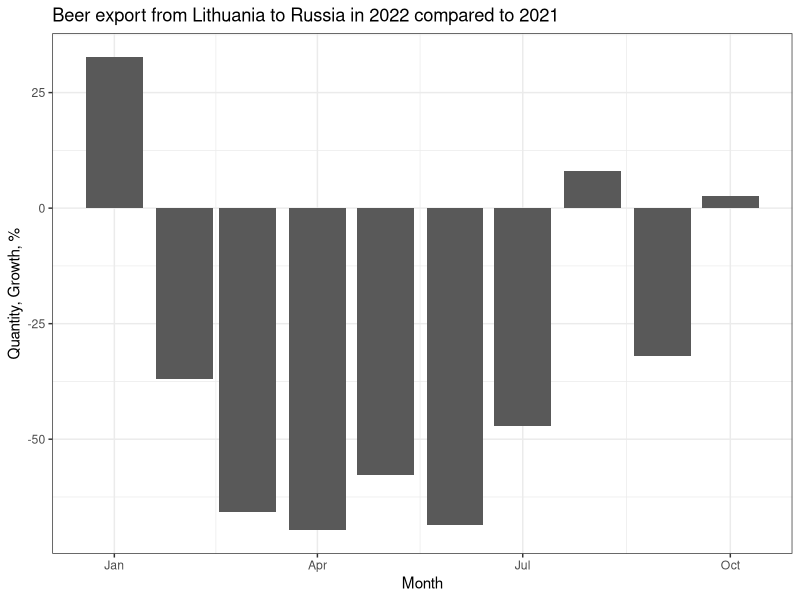
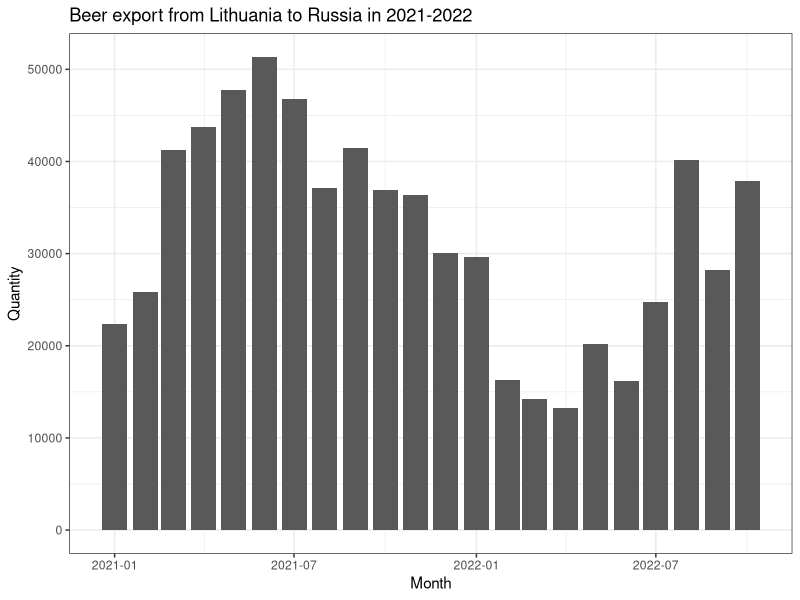
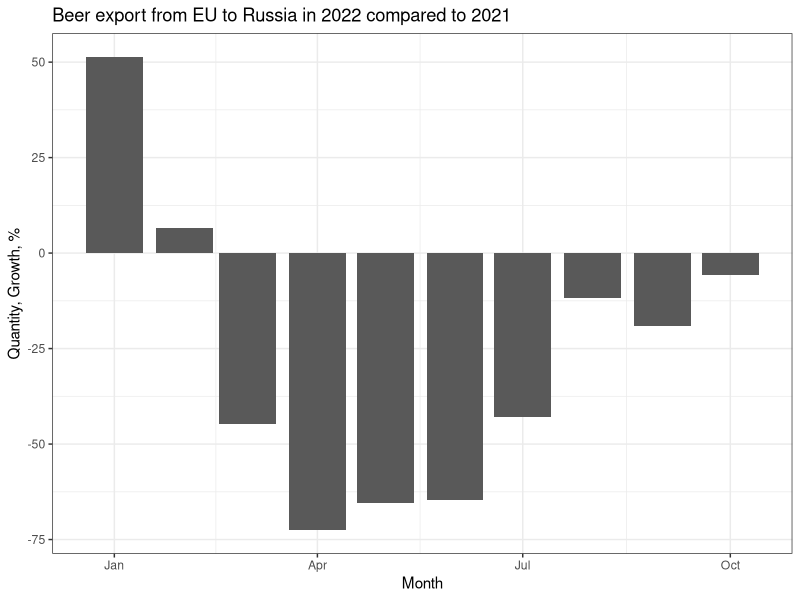
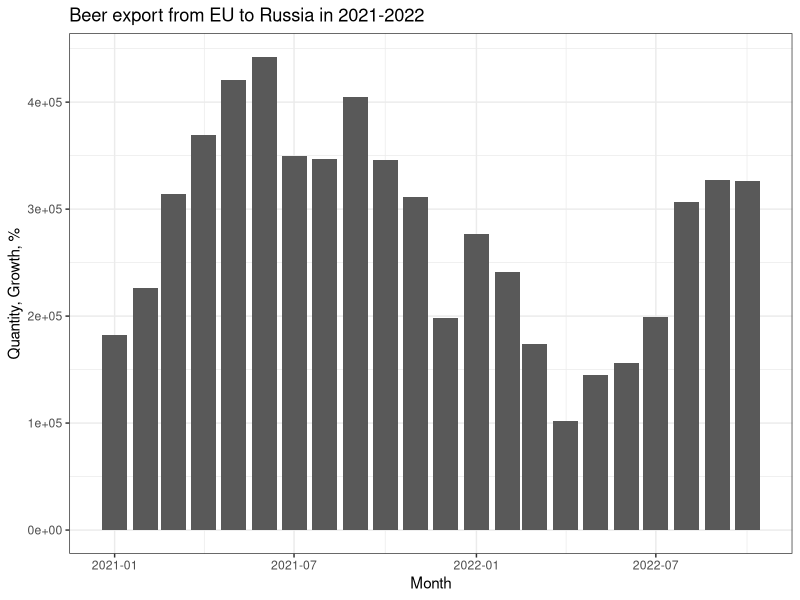

These charts were generated, in order, by the following R code:
## ---- chunk 1
library(readxl)
library(dplyr)
library(tidyr)
library(lubridate)
library(ggplot2)
bvol <- read_xlsx("xlsx/beer_volume.xlsx", sheet = 3, skip = 8)
bvol1 <- bvol %>%
  filter(!(TIME %in% c("FREQ (Labels)", "REPORTER (Labels)", "Special value", ":"))) %>%
  filter(!is.na(TIME)) %>%
  pivot_longer(cols = -TIME, names_to = "month", values_to = "quantity") %>%
  filter(grepl("-", month)) %>%
  mutate(month = ymd(paste(month, "01", sep = "-")), quantity = as.numeric(quantity)) %>%
  rename(country = TIME) %>%
  arrange(country, month) %>%
  group_by(country) %>%
  mutate(yoy = round(100 * (quantity / lag(quantity, 12) - 1), 2)) %>%
  ungroup()
## ---- chunk 2
ggplot(aes(x = month, y = yoy), data = bvol1 %>% filter(country == "Lithuania", month >= "2022-01-01")) +
  theme_bw() +
  geom_col() +
  labs(x = "Month", y = "Quantity, Growth, %", title = "Beer export from Lithuania to Russia in 2022 compared to 2021")
## ---- chunk 3
ggplot(aes(x = month, y = quantity), data = bvol1 %>% filter(country == "Lithuania")) +
  theme_bw() +
  geom_col() +
  labs(x = "Month", y = "Quantity", title = "Beer export from Lithuania to Russia in 2021-2022")
## ---- chunk 4
eu <- "European Union - 27 countries (AT, BE, BG, CY, CZ, DE, DK, EE, ES, FI, FR, GR, HR, HU, IE, IT, LT, LU, LV, MT, NL, PL, PT, RO, SE, SI, SK)"

ggplot(aes(x = month, y = yoy), data = bvol1 %>% filter(country == eu, month >= "2022-01-01")) +
  theme_bw() +
  geom_col() +
  labs(x = "Month", y = "Quantity, Growth, %", title = "Beer export from EU to Russia in 2022 compared to 2021")
## ---- chunk 5

ggplot(aes(x = month, y = quantity), data = bvol1 %>% filter(country == eu)) +
  theme_bw() +
  geom_col() +
  labs(x = "Month", y = "Quantity, Growth, %", title = "Beer export from EU to Russia in 2021-2022")
